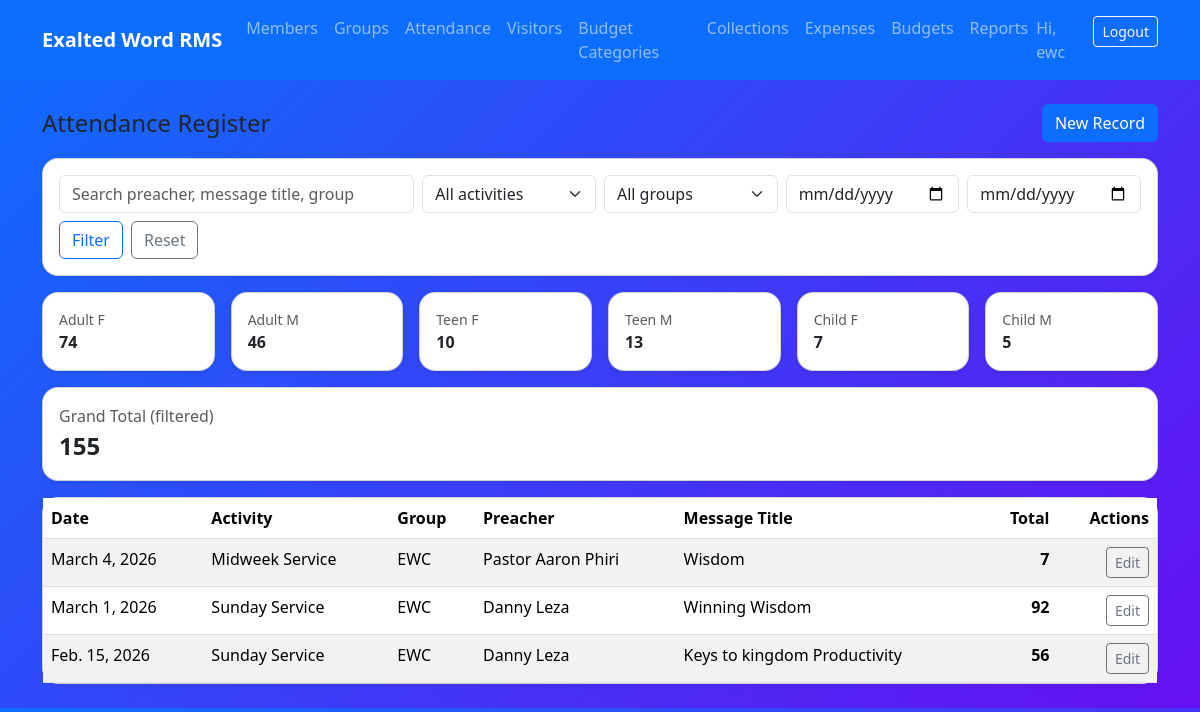
Page /attendance/ (signed in) on the committed database.
### services/models.py (models this page shows, shortened)
class AttendanceRecord(TimeStampedModel):
    activity_type = models.CharField(max_length=30, choices=ActivityType.choices)
    group = models.ForeignKey("groups.Group", on_delete=models.SET_NULL, null=True, blank=True)
    date = models.DateField(db_index=True)
    adult_female = models.PositiveIntegerField(default=0)
    adult_male = models.PositiveIntegerField(default=0)
    teen_female = models.PositiveIntegerField(default=0)
    teen_male = models.PositiveIntegerField(default=0)
    children_female = models.PositiveIntegerField(default=0)
    children_male = models.PositiveIntegerField(default=0)
    preacher = models.CharField(max_length=200, blank=True)
    title_of_msg = models.CharField(max_length=255, blank=True)
    class Meta:
        ordering = ["-date", "-id"]
        indexes = [models.Index(fields=["date", "activity_type"])]
    @property
    def total_attendance(self):
        return (
            self.adult_female + self.adult_male +
            self.teen_female + self.teen_male +
            self.children_female + self.children_male
        )

### groups/models.py (models this page shows, shortened)
class Group(TimeStampedModel):
    group_type = models.CharField(max_length=10, choices=GroupType.choices)
    name = models.CharField(max_length=150, unique=True)
    leader = models.ForeignKey(
        Member,
        on_delete=models.SET_NULL,
        null=True, blank=True,
        related_name="leading_groups",
        help_text="Optional: group leader"
    )
    members = models.ManyToManyField(Member, blank=True, related_name="church_groups")
    class Meta:
        ordering = ["group_type", "name"]

### services/views.py (the view)
# urls.py: path("", AttendanceListView.as_view(), name="attendance_list"),
class AttendanceListView(LoginRequiredMixin, ListView):
    model = AttendanceRecord
    template_name = "services/attendance_list.html"
    paginate_by = 25
    def get_queryset(self):
        qs = super().get_queryset().select_related("group").order_by("-date", "-id")
        q = self.request.GET.get("q")
        activity = self.request.GET.get("activity")
        group_id = self.request.GET.get("group")
        date_from = self.request.GET.get("date_from")
        date_to = self.request.GET.get("date_to")
        if q:
            qs = qs.filter(
                Q(preacher__icontains=q) |
                Q(title_of_msg__icontains=q) |
                Q(group__name__icontains=q)
            )
        if activity:
            qs = qs.filter(activity_type=activity)
        if group_id:
            qs = qs.filter(group_id=group_id)
        if date_from:
            qs = qs.filter(date__gte=date_from)
        if date_to:
            qs = qs.filter(date__lte=date_to)
        return qs
    def get_context_data(self, **kwargs):
        ctx = super().get_context_data(**kwargs)
        ctx["groups"] = Group.objects.all().order_by("group_type", "name")
        ctx["activities"] = ActivityType.choices
        qs = self.get_queryset()
        totals = qs.aggregate(
            af=Sum("adult_female"), am=Sum("adult_male"),
            tf=Sum("teen_female"), tm=Sum("teen_male"),
            cf=Sum("children_female"), cm=Sum("children_male"),
        )
        ctx["totals"] = {k: (v or 0) for k, v in totals.items()}
        ctx["grand_total"] = sum(ctx["totals"].values())
        return ctx

### templates/services/attendance_list.html (shortened to what this page needs)
{% extends "base.html" %}
{% block content %}
<div class="d-flex justify-content-between align-items-center mb-3">
  <h4 class="mb-0">Attendance Register</h4>
  <a class="btn btn-primary" href="{% url 'services:attendance_create' %}">New Record</a>
</div>
<div class="card shadow-sm mb-3">
  <div class="card-body">
    <form class="row g-2">
      <div class="col-md-4">
        <input name="q" value="{{ request.GET.q }}" class="form-control"
               placeholder="Search preacher, message title, group">
      </div>
      <div class="col-md-2">
        <select name="activity" class="form-select">
          <option value="">All activities</option>
        </select>
      </div>
      <div class="col-md-2">
        <select name="group" class="form-select">
          <option value="">All groups</option>
        </select>
      </div>
      <div class="col-md-2">
        <input type="date" name="date_from" value="{{ request.GET.date_from }}" class="form-control">
      </div>
      <div class="col-md-2">
        <input type="date" name="date_to" value="{{ request.GET.date_to }}" class="form-control">
      </div>
      <div class="col-12 d-flex gap-2 mt-2">
        <button class="btn btn-outline-primary">Filter</button>
        <a class="btn btn-outline-secondary" href="{% url 'services:attendance_list' %}">Reset</a>
      </div>
    </form>
  </div>
</div>
<div class="row g-3 mb-3">
  <div class="col-md-2"><div class="card shadow-sm"><div class="card-body p-3">
    <div class="small text-muted">Adult F</div><div class="fw-bold">{{ totals.af }}</div>
  </div></div></div>
  <div class="col-md-2"><div class="card shadow-sm"><div class="card-body p-3">
    <div class="small text-muted">Adult M</div><div class="fw-bold">{{ totals.am }}</div>
  </div></div></div>
  <div class="col-md-2"><div class="card shadow-sm"><div class="card-body p-3">
    <div class="small text-muted">Teen F</div><div class="fw-bold">{{ totals.tf }}</div>
  </div></div></div>
  <div class="col-md-2"><div class="card shadow-sm"><div class="card-body p-3">
    <div class="small text-muted">Teen M</div><div class="fw-bold">{{ totals.tm }}</div>
  </div></div></div>
  <div class="col-md-2"><div class="card shadow-sm"><div class="card-body p-3">
    <div class="small text-muted">Child F</div><div class="fw-bold">{{ totals.cf }}</div>
  </div></div></div>
  <div class="col-md-2"><div class="card shadow-sm"><div class="card-body p-3">
    <div class="small text-muted">Child M</div><div class="fw-bold">{{ totals.cm }}</div>
  </div></div></div>
</div>
<div class="card shadow-sm mb-3">
  <div class="card-body">
    <div class="text-muted">Grand Total (filtered)</div>
    <div class="fs-4 fw-bold">{{ grand_total }}</div>
  </div>
</div>
<div class="card shadow-sm">
  <div class="table-responsive">
    <table class="table table-striped mb-0">
      <thead>
        <tr>
          <th>Date</th>
          <th>Activity</th>
          <th>Group</th>
          <th>Preacher</th>
          <th>Message Title</th>
          <th class="text-end">Total</th>
          <th class="text-end">Actions</th>
        </tr>
      </thead>
      <tbody>
        {% for a in object_list %}
        <tr>
          <td>{{ a.date }}</td>
          <td>{{ a.get_activity_type_display }}</td>
          <td>{% if a.group %}{{ a.group.name }}{% else %}-{% endif %}</td>
          <td>{{ a.preacher }}</td>
          <td>{{ a.title_of_msg }}</td>
          <td class="text-end fw-semibold">{{ a.total_attendance }}</td>
          <td class="text-end">
            <a class="btn btn-sm btn-outline-secondary" href="{% url 'services:attendance_update' a.pk %}">Edit</a>
          </td>
        </tr>
        {% empty %}
        <tr><td colspan="7" class="text-center py-4">No attendance records found.</td></tr>
        {% endfor %}
      </tbody>
    </table>
  </div>
</div>
{% endblock %}

### templates/base.html (shortened to what this page needs)
{% load static %}
<!doctype html>
<html lang="en">
<head>
  <link href="https://cdn.jsdelivr.net/npm/bootstrap@5.3.3/dist/css/bootstrap.min.css" rel="stylesheet">
  <link rel="stylesheet" href="https://cdn.jsdelivr.net/npm/bootstrap-icons@1.11.3/font/bootstrap-icons.min.css">
</head>
<body style="background: linear-gradient(135deg, #0d6efd 0%, #6610f2 100%);">
  {% if user.is_authenticated %}
    {% include "includes/nav.html" %}
  {% endif %}
  <main class="container py-4">
    {% block content %}{% endblock %}
  </main>
</body>
</html>

### templates/includes/nav.html (shortened to what this page needs)
<nav class="navbar navbar-expand-lg navbar-dark bg-primary">
  <div class="container">
    <a class="navbar-brand" href="{% url 'dashboard' %}">Exalted Word RMS</a>
    <div class="collapse navbar-collapse" id="nav">
      <ul class="navbar-nav me-auto">
        <li class="nav-item"><a class="nav-link" href="{% url 'members:list' %}">Members</a></li>
        <li class="nav-item"><a class="nav-link" href="{% url 'groups:list' %}">Groups</a></li>
        <li class="nav-item"><a class="nav-link" href="{% url 'services:attendance_list' %}">Attendance</a></li>
        <li class="nav-item"><a class="nav-link" href="{% url 'visitors:list' %}">Visitors</a></li>
        <li class="nav-item"><a class="nav-link" href="{% url 'finance:categories_list' %}">Budget Categories</a></li>
        <li class="nav-item"><a class="nav-link" href="{% url 'finance:collections_list' %}">Collections</a></li>
        <li class="nav-item"><a class="nav-link" href="{% url 'finance:expenses_list' %}">Expenses</a></li>
        <li class="nav-item"><a class="nav-link" href="{% url 'finance:plans_list' %}">Budgets</a></li>
        <li class="nav-item"><a class="nav-link" href="{% url 'finance:reports_home' %}">Reports</a></li>
      </ul>
      <ul class="navbar-nav">
        {% if user.is_authenticated %}
          <li class="nav-item"><span class="navbar-text me-2">Hi, {{ user.username }}</span></li>
          <li class="nav-item">
            <form method="post" action="{% url 'logout' %}">
              <button class="btn btn-sm btn-outline-light">Logout</button>
            </form>
          </li>
        {% else %}
          <li class="nav-item"><a class="btn btn-sm btn-outline-light" href="{% url 'login' %}">Login</a></li>
        {% endif %}
      </ul>
    </div>
  </div>
</nav>

### templates/base.html (style rules this page uses)
body { background-color: #f8f9fa; }
.card { border-radius: 1rem; }
.navbar-brand { font-weight: 700; }

### rows in the picture
AttendanceRecord: date "March 4, 2026", activity_type "Midweek Service", group.name "EWC", preacher "Pastor Aaron Phiri", title_of_msg "Wisdom", total_attendance "7"
AttendanceRecord: date "March 1, 2026", activity_type "Sunday Service", group.name "EWC", preacher "Danny Leza", title_of_msg "Winning Wisdom", total_attendance "92"
AttendanceRecord: date "Feb. 15, 2026", activity_type "Sunday Service", group.name "EWC", preacher "Danny Leza", title_of_msg "Keys to kingdom Productivity", total_attendance "56"

### other values in the picture
{{ user.username }} "ewc"
{{ totals.af }} "74"
{{ totals.am }} "46"
{{ totals.tf }} "10"
{{ totals.tm }} "13"
{{ totals.cf }} "7"
{{ totals.cm }} "5"
{{ grand_total }} "155"
